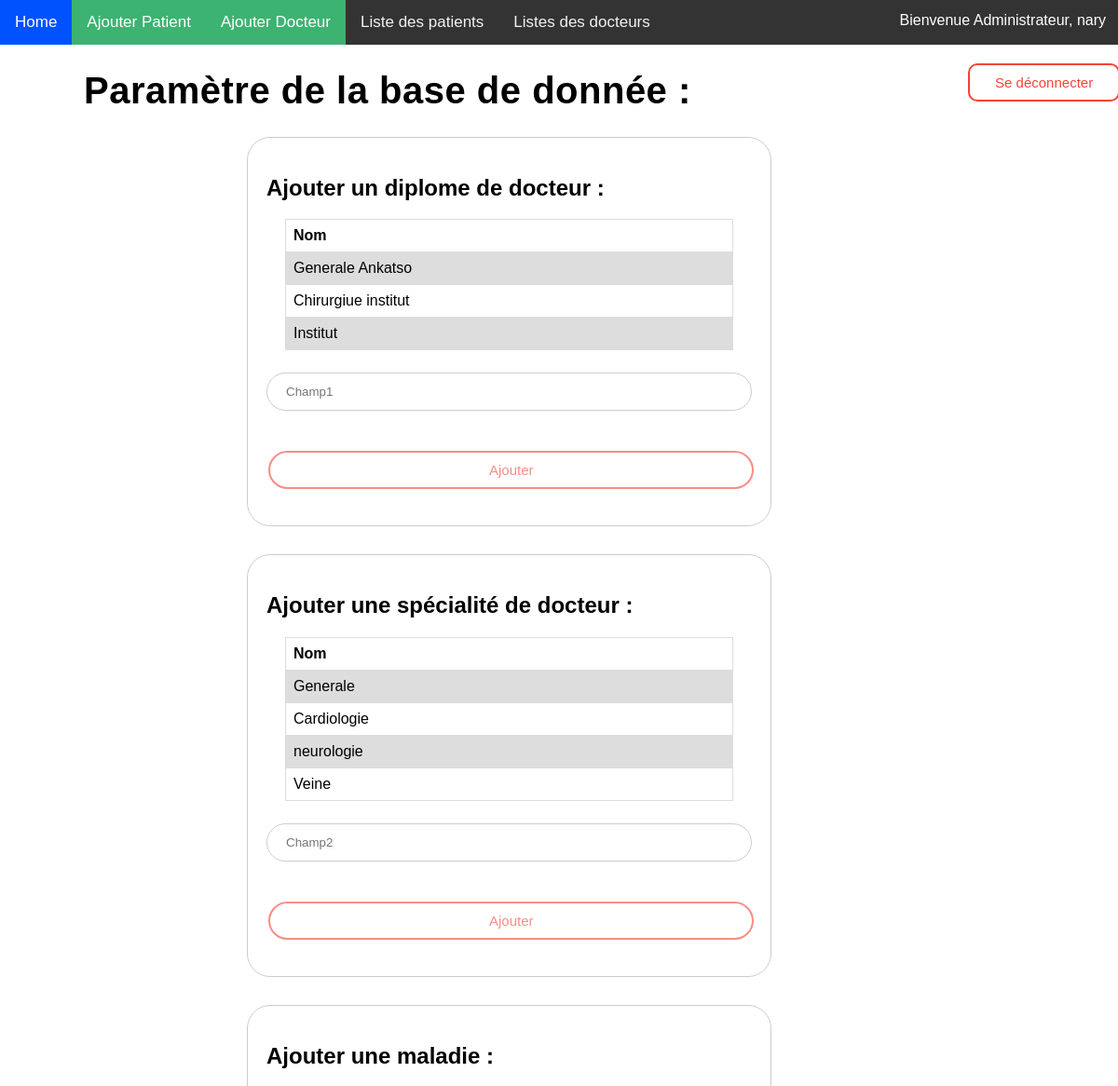
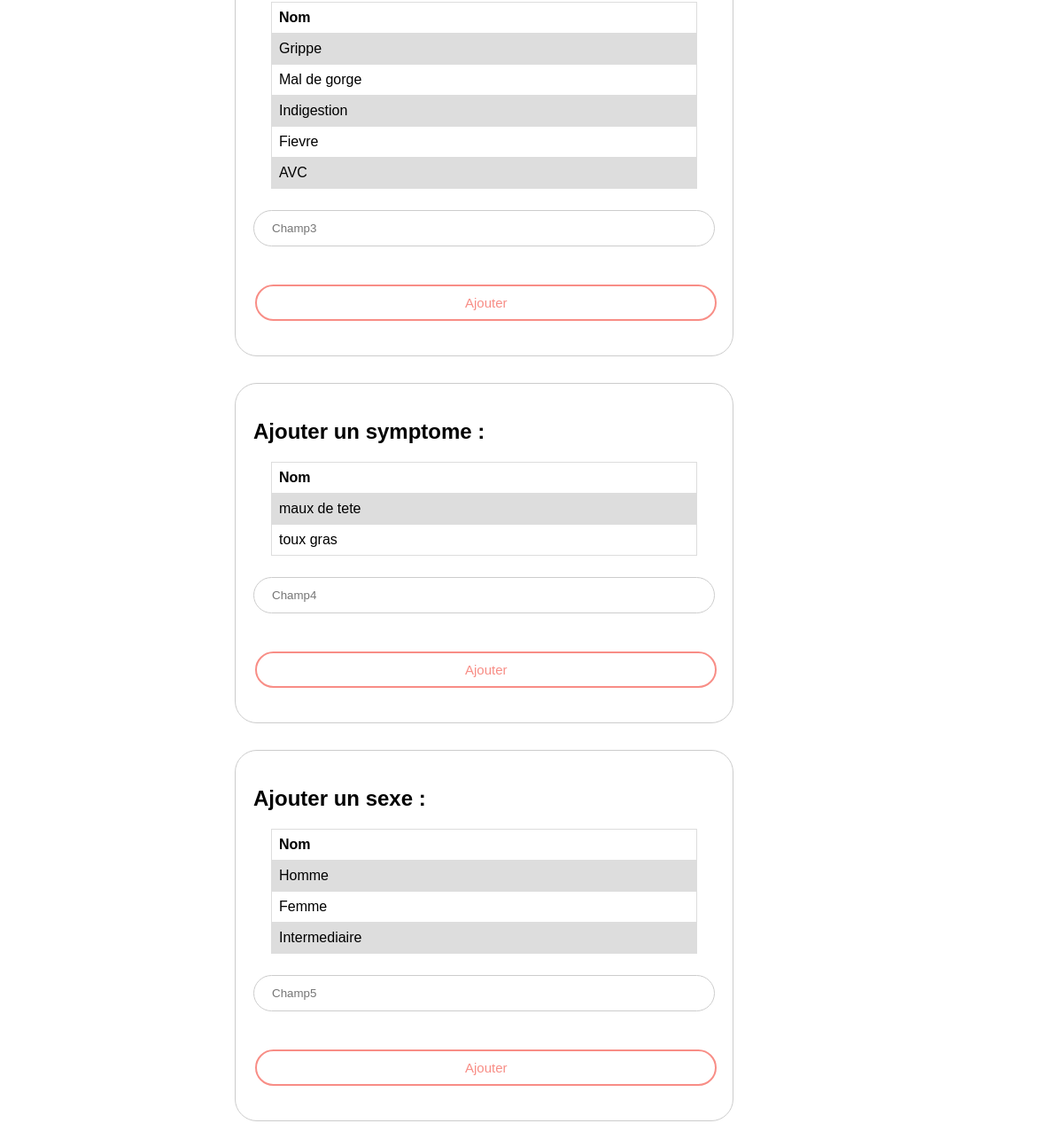
Screenshot of /adminmode.php (signed in) with the database file from the repository (2 pictures, top to bottom).
### tables this page shows
CREATE TABLE IF NOT EXISTS `t_diplome` (
  `dip_id` int(11) NOT NULL AUTO_INCREMENT,
  `dip_nom` varchar(30) DEFAULT NULL,
  PRIMARY KEY (`dip_id`)
);

CREATE TABLE IF NOT EXISTS `t_specialite` (
  `spec_id` int(11) NOT NULL AUTO_INCREMENT,
  `spec_nom` varchar(30) DEFAULT NULL,
  PRIMARY KEY (`spec_id`)
);

CREATE TABLE IF NOT EXISTS `t_maladie` (
  `mal_id` int(11) NOT NULL AUTO_INCREMENT,
  `mal_nom` varchar(30) DEFAULT NULL,
  PRIMARY KEY (`mal_id`)
);

CREATE TABLE IF NOT EXISTS `t_symptome` (
  `sym_id` int(11) NOT NULL AUTO_INCREMENT,
  `sym_nom` varchar(30) DEFAULT NULL,
  PRIMARY KEY (`sym_id`)
);

CREATE TABLE IF NOT EXISTS `t_sexe` (
  `sexe_id` int(11) NOT NULL AUTO_INCREMENT,
  `sexe_nom` varchar(30) DEFAULT NULL,
  PRIMARY KEY (`sexe_id`)
);

### adminmode.php (the view, shortened to what this page needs)
<?php
  include('conn.php');
   $req0 = "select * from t_diplome;";
   $rs0 = mysqli_query($conn,$req0) or die(mysqli_error());
   $req11 = "select * from t_specialite;";
   $rs1 = mysqli_query($conn,$req11) or die(mysqli_error());
   $req22 = "select * from t_maladie;";
   $rs2 = mysqli_query($conn,$req22) or die(mysqli_error());
   $req33 = "select * from t_symptome;";
   $rs3 = mysqli_query($conn,$req33) or die(mysqli_error());
   $req44 = "select * from t_sexe;";
   $rs4 = mysqli_query($conn,$req44) or die(mysqli_error());
 ?>
<!DOCTYPE html>
<html>
<head>
  <link rel="stylesheet" type="text/css" href="style.css">
  <link rel="stylesheet" href="https://cdnjs.cloudflare.com/ajax/libs/font-awesome/4.7.0/css/font-awesome.min.css">
</head>
<body>
  <body id="patientadd">
  <div class="topnav" id="myTopnav">
  <a href="home.php" class="active">Home</a>
  <a href="addpatient.php" class="active1">Ajouter Patient</a>
  <a href="adddocteur.php" class="active1">Ajouter Docteur</a>
  <a href="listepatient">Liste des patients</a>
  <a href="listedocteur">Listes des docteurs</a>
  <span style="float: right; color: white; padding: 13px;" style="color: white;"><?php echo "Bienvenue Administrateur, ";echo $_SESSION['username']; ?></span>
</div>
    <span style="float: right">
        <form method="post" action="logout.php">
            <p><button class="button button1">Se déconnecter</button>&nbsp&nbsp&nbsp&nbsp&nbsp&nbsp</p>
        </form>
    </span>
    <div class="float-left">
      <h1>Paramètre de la base de donnée :</h1>
      <div class="verifiepat">
        <form method="post" action="adminmode.php">
              <div><h2>Ajouter un diplome de docteur :</h2></div>
              <div class="espace1">
                  <table id="tablever" class="">
                      <tr>
                          <th>Nom</th>
                      </tr>
                      <?php  while ($et0 = mysqli_fetch_assoc($rs0))  {  ?>
                    <tr>
                        <td><?php echo ($et0['dip_nom']); ?></td>
                    </tr>
                    <?php } ?>
                    </table>
      </div>
              <p><input class="inptext" type="text" name="dip"placeholder="Champ1"></p>
              <div class="espace"><button class="buttons button2" name="Champ1"><span>Ajouter</span></button></div>
        </form>
      </div>
      <div class="espace"></div>
      <div class="verifiepat">
        <form method="post" action="adminmode.php">
              <div><h2>Ajouter une spécialité de docteur :</h2></div>
              <div class="espace1">
                  <table id="tablever" class="">
                      <tr>
                          <th>Nom</th>
                      </tr>
                      <?php  while ($et1 = mysqli_fetch_assoc($rs1))  {  ?>
                    <tr>
                        <td><?php echo ($et1['spec_nom']); ?></td>
                    </tr>
                    <?php } ?>
                    </table>
      </div>
              <p><input class="inptext" type="text" name="spec"placeholder="Champ2"></p>
              <div class="espace"><button class="buttons button2" name="Champ2"><span>Ajouter</span></button></div>
        </form>
      </div>
      <div class="espace"></div>
      <div class="verifiepat">
        <form method="post" action="adminmode.php">
              <div><h2>Ajouter une maladie :</h2></div>
              <div class="espace1">
                  <table id="tablever" class="">
                      <tr>
                          <th>Nom</th>
                      </tr>
                      <?php  while ($et2 = mysqli_fetch_assoc($rs2))  {  ?>
                    <tr>
                        <td><?php echo ($et2['mal_nom']); ?></td>
                    </tr>
                    <?php } ?>
                    </table>
      </div>
              <p><input class="inptext" type="text" name="mal"placeholder="Champ3"></p>
              <div class="espace"><button class="buttons button2" name="Champ3"><span>Ajouter</span></button></div>
        </form>
      </div>
      <div class="espace"></div>
      <div class="verifiepat">
        <form method="post" action="adminmode.php">
              <div><h2>Ajouter un symptome :</h2></div>
              <div class="espace1">
                  <table id="tablever" class="">
                      <tr>
                          <th>Nom</th>
                      </tr>
                      <?php  while ($et3 = mysqli_fetch_assoc($rs3))  {  ?>
                    <tr>
                        <td><?php echo ($et3['sym_nom']); ?></td>
                    </tr>
                    <?php } ?>
                    </table>
      </div>
              <p><input class="inptext" type="text" name="sym"placeholder="Champ4"></p>
              <div class="espace"><button class="buttons button2" name="Champ4"><span>Ajouter</span></button></div>
        </form>
      </div>
      <div class="espace"></div>
      <div class="verifiepat">
        <form method="post" action="adminmode.php">
              <div><h2>Ajouter un sexe :</h2></div>
              <div class="espace1">
                  <table id="tablever" class="">
                      <tr>
                          <th>Nom</th>
                      </tr>
                      <?php  while ($et4 = mysqli_fetch_assoc($rs4))  {  ?>
                    <tr>
                        <td><?php echo ($et4['sexe_nom']); ?></td>
                    </tr>
                    <?php } ?>
                    </table>
      </div>
              <p><input class="inptext" type="text" name="sexe"placeholder="Champ5"></p>
              <div class="espace"><button class="buttons button2" name="Champ5"><span>Ajouter</span></button></div>
        </form>
      </div>
    </div>
</body>
</html>

### style.css (style rules this page uses)
body { margin: 0; font-family: sans-serif; }
p { color: black; letter-spacing: 0.5px; line-height: 0px; }
.float-left { position: relative; margin-left: 90px; margin-bottom: 20px; display: flex; flex-wrap: nowrap; flex-direction: column; float: left; }
h1 { color: black; letter-spacing: 0.5px; }
.espace { padding-top: 15px; padding-bottom: 15px; }
.espace1 { margin-left: 20px; margin-right: 20px; }
.button { width: 100%; background-color: DodgerBlue; border: 1px #f3f3f3; color: white; padding: 10px 10px; text-align: center; text-decoration: none; display: inline-block; margin: 4px 2px; -webkit-transition-duration: 0.4s; transition-duration: 0.4s; cursor: pointer; border-radius: 10px; font-size : 15px; }
.button1 { background-color: white; color: #f44336; border: 2px solid #f44336; }
.buttons { width: 100%; background-color: DodgerBlue; border: none; color: white; padding: 10px 10px; text-align: center; text-decoration: none; display: inline-block; margin: 4px 2px; opacity: 0.6; -webkit-transition-duration: 0.4s; transition-duration: 0.4s; cursor: pointer; border-radius: 25px; font-size : 15px; }
.button2 { background-color: white; color: #f44336; border: 2px solid #f44336; }
.button2 span { cursor: pointer; display: inline-block; position: relative; transition: 0.5s; }
.button2 span:after { position: absolute; opacity: 0; top: 0; transition: 0.5s; }
h1 { padding right: 40px; font-size: 40px; }
.inptext { width: 100%; padding: 12px 20px; margin: 8px 0; display: inline-block; border: 1px solid #ccc; border-radius: 25px; box-sizing: border-box; }
.topnav { overflow: hidden; background-color: #333; }
.topnav a { float: left; display: block; color: #f2f2f2; text-align: center; padding: 14px 16px; text-decoration: none; font-size: 17px; }
.topnav a.active { background-color: DodgerBlue; color: white; }
.topnav a.active1 { background-color: rgb(60, 179, 113); color: white; }
.verifiepat { margin-left: 175px; border: 1px solid #ccc; width: 80%; overflow: hidden; background-color: white; padding: 20px; border-radius: 25px; }
#tablever { font-family: arial, sans-serif; border-collapse: collapse; width: 100%; text-align: left; }
#tablever td, th { border: 1px solid #dddddd; text-align: left; padding: 8px; }
#tablever tr:nth-child(even) { background-color: #dddddd; }
#tablever1 td, th { border: 1px solid #dddddd; text-align: left; padding: 8px; }

### rows the page displays
t_diplome: dip_nom "Generale Ankatso"
t_diplome: dip_nom "Chirurgiue institut"
t_diplome: dip_nom "Institut"
t_specialite: spec_nom "Generale"
t_specialite: spec_nom "Cardiologie"
t_specialite: spec_nom "neurologie"
t_specialite: spec_nom "Veine"
t_maladie: mal_nom "Grippe"
t_maladie: mal_nom "Mal de gorge"
t_maladie: mal_nom "Indigestion"
t_maladie: mal_nom "Fievre"
t_maladie: mal_nom "AVC"
t_symptome: sym_nom "maux de tete"
t_symptome: sym_nom "toux gras"
t_sexe: sexe_nom "Homme"
t_sexe: sexe_nom "Femme"
t_sexe: sexe_nom "Intermediaire"

### other values shown
$_SESSION['username'] "nary"
